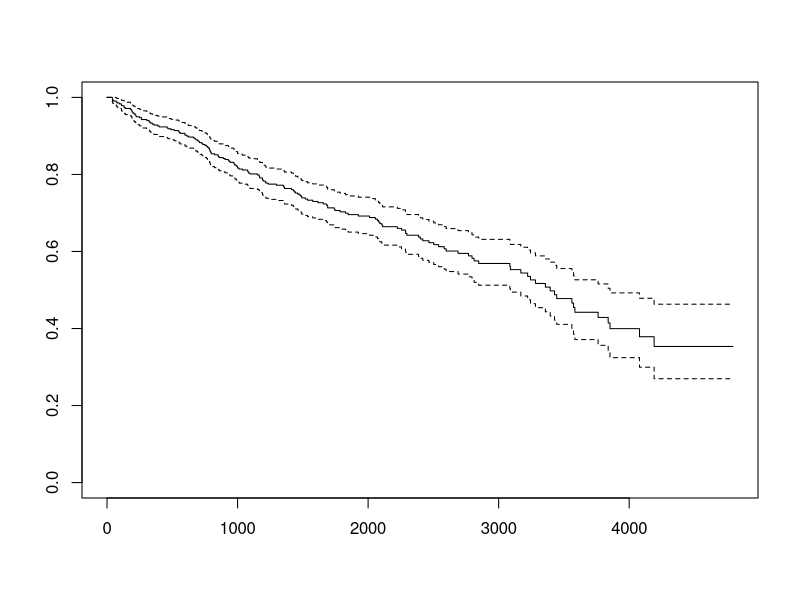

Reproduce this figure in R.
## ---- chunk 1
pbc<-read.csv("pbc.csv")
head(pbc)
summary(pbc)
## ---- chunk 2
library(survival)
## ---- chunk 3
pbc_surv <- survfit(Surv(time,status==2)~1, data=pbc)
pbc_surv
## ---- chunk 4
plot(pbc_surv)
## ---- chunk 5
high_bili <- subset(pbc, bili>2)
